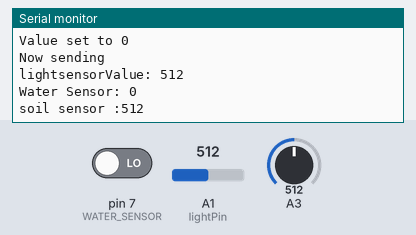
Recording of a sketch running on a simulated Arduino Uno, built with avr-gcc and run on an emulated ATmega328P. Shown: the last lines printed to the serial monitor. The test bench sets the inputs (shaded band); at power-on: A1 (lightPin) = 512, A3 = 512, pin 7 (WATER_SENSOR) LOW. No radio packets arrive unless stated.

Above: at 1.2 s.
1.3 s: A1 (lightPin) set to 716
At 1.37 s:
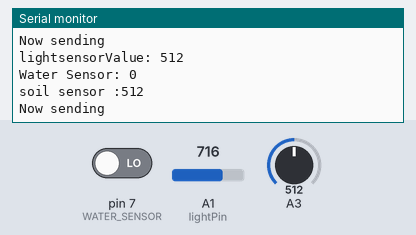
2.8 s: A3 set to 716
At 4.2 s:
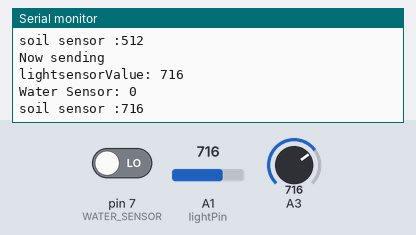
4.3 s: pin 7 (WATER_SENSOR) driven HIGH
5.8 s: A1 (lightPin) set to 900
At 6.9 s:
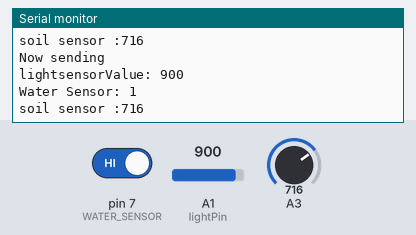
7.3 s: A3 set to 900
At 9.0 s:
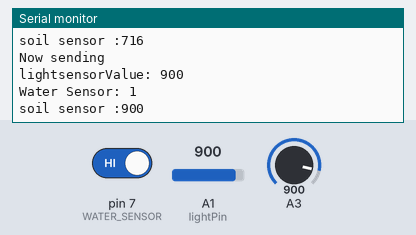
Timing chart, 0 to 9.8 s (numbered marks = the images above; inputs shaded):
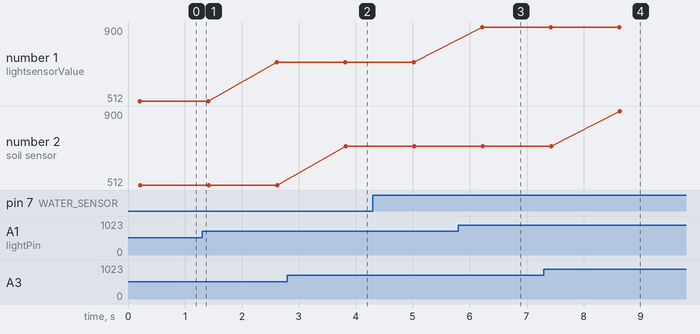

The sketch:

screamAcode.ino
```cpp
//lightstart
int lightPin = A1; // select the input pin for the potentiometer
// Min 0
// Max 1024
//300 is dark and 900 is bright room
//lightend

//water begin
#define WATER_SENSOR 7


#include <SPI.h>
#include "RF24.h"

byte addresses[][6] = {"1Node","2Node"};


/****************** User Config ***************************/
/***      Set this radio as radio number 0 or 1         ***/
bool radioNumber = 1;

/* Hardware configuration: Set up nRF24L01 radio on SPI bus plus pins 7 & 8 */
RF24 radio(9,10);
/**********************************************************/


// Used to control whether this node is sending or receiving
bool role = 1;


  struct dataStruct{
    unsigned long _micros;
    int lightSensorValue;
    bool water;
    int beeName;
    int soil;
    int sound;
};

  typedef struct dataStruct SensorData;


void setup() {

  Serial.begin(115200);
  Serial.println(F("RF24/examples/GettingStarted_HandlingData"));
  Serial.println(F("*** PRESS 'T' to begin transmitting to the other node"));
  pinMode(WATER_SENSOR, INPUT);

  radio.begin();

  // Set the PA Level low to prevent power supply related issues since this is a
 // getting_started sketch, and the likelihood of close proximity of the devices. RF24_PA_MAX is default.
  radio.setPALevel(RF24_PA_LOW);

  // Open a writing and reading pipe on each radio, with opposite addresses
  if(radioNumber){
    radio.openWritingPipe(addresses[1]);
    radio.openReadingPipe(1,addresses[0]);
  }else{
    radio.openWritingPipe(addresses[0]);
    radio.openReadingPipe(1,addresses[1]);
  }

  //myData.value = 0;
  Serial.println("Value set to 0");
  // Start the radio listening for data
  radio.startListening();
}


// sensor code goes here
void loop() {

  SensorData myData;

  //water start
  if(digitalRead(WATER_SENSOR) == HIGH)
  {
    myData.water = true;
  } else {
    myData.water = false;
  }

//water end
// light code

  myData.lightSensorValue =  analogRead(lightPin);
 // end light code

  //soil
int soil_moisture=analogRead(A3);  // read from analog pin A3
myData.soil = soil_moisture;
//soil end
  myData.beeName =1;

/****************** Ping Out Role ***************************/
if (role == 1)  {

    radio.stopListening();                                    // First, stop listening so we can talk.


    Serial.println(F("Now sending"));
  myData._micros = micros();
     if (!radio.write( &myData, sizeof(myData) )){
       Serial.println(F("failed due to write"));
       Serial.print("beename:");
       Serial.println(myData.beeName);
     }
    // Serial.print(F("Size of myData: "));
   //  Serial.println(sizeof(myData));

    radio.startListening();                                    // Now, continue listening

    unsigned long started_waiting_at = micros();               // Set up a timeout period, get the current microseconds
    boolean timeout = false;                                   // Set up a variable to indicate if a response was received or not

    while ( ! radio.available() ){                             // While nothing is received
      if (micros() - started_waiting_at > 200000 ){            // If waited longer than 200ms, indicate timeout and exit while loop
          timeout = true;
          break;
      }
    }


        // Spew it

        Serial.print(F("lightsensorValue: "));
        Serial.println(myData.lightSensorValue);
        Serial.print(F("Water Sensor: "));
        Serial.println(myData.water);
        Serial.print(F("soil sensor :"));
        Serial.println(myData.soil);
        //Serial.print(F(", Size of myData: "));
        //Serial.println(sizeof(myData));
    //}

    // Try again 1s later
    delay(1000);
  }

} // Loop
```

Measured:
- after the input at 2.8 s, the serial monitor: prints a new line after 1.0 s (image 2)
- after the input at 5.8 s, the serial monitor: prints a new line after 0.42 s (image 3)
- after the input at 7.3 s, the serial monitor: prints a new line after 1.3 s (image 4)
- plotted number 1: 512 → 716 after the input at 1.3 s, 716 → 900 after the input at 5.8 s
